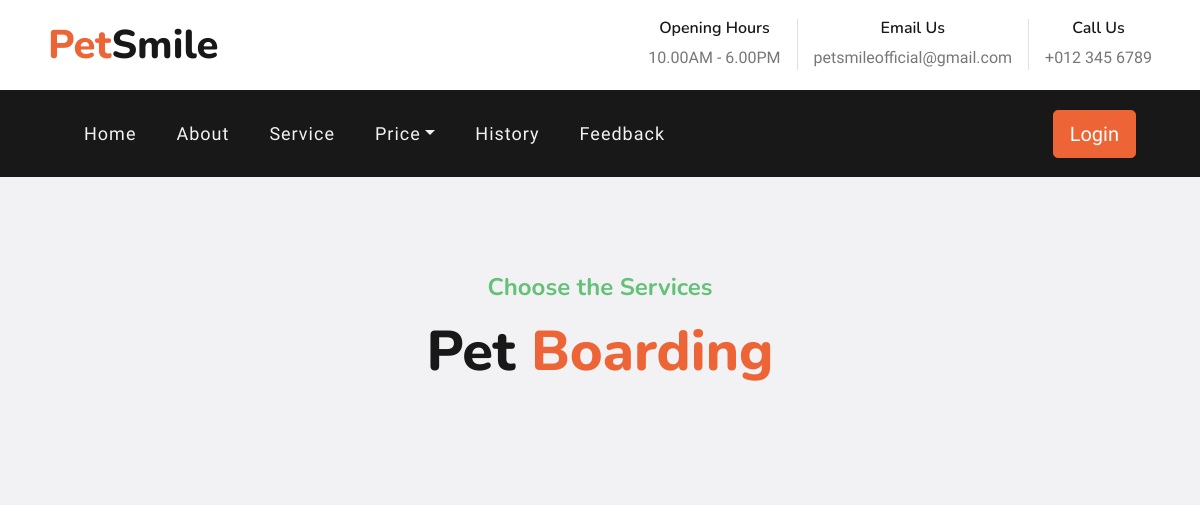
Before: /boarding.php with the older database file.
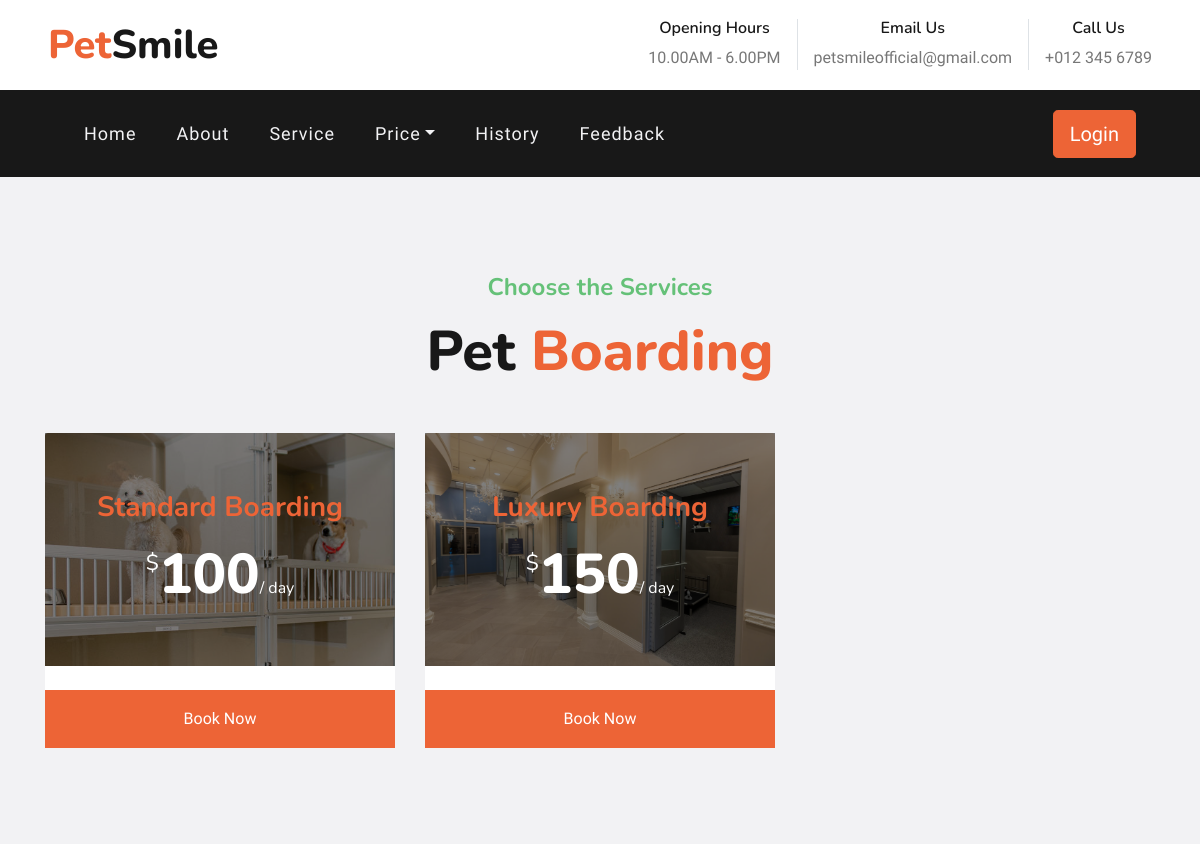
After: the same page with the newer database file.
### tables this page shows
CREATE TABLE `service` (
  `ID` int(11) NOT NULL,
  `Service_ID` varchar(20) NOT NULL,
  `Service_Type` varchar(20) NOT NULL,
  `Service_Name` varchar(20) NOT NULL,
  `Service_Desc` varchar(20) NOT NULL,
  `Price` varchar(20) NOT NULL,
  `Img` longtext NOT NULL
);

### boarding.php (the view, shortened to what this page needs)
<!DOCTYPE html>
<html lang="en">
<?php
include 'config.php';
include 'header.php';
$selectServicesQuery = "SELECT * FROM service WHERE Service_Type = 'Pet Boarding'";
$servicesResult = mysqli_query($con, $selectServicesQuery);
?>
    <div class="container-fluid bg-light pt-5 pb-4">
        <div class="container py-5">
            <div class="d-flex flex-column text-center mb-5">
                <h4 class="text-secondary mb-3">Choose the Services</h4>
                <h1 class="display-4 m-0">Pet <span class="text-primary">Boarding</span></h1>
            </div>
            <div class="row">
                <?php
                while ($row = mysqli_fetch_assoc($servicesResult)) {
                    $serviceID = $row['Service_ID'];
                    $serviceName = $row['Service_Name'];
                    $price = $row['Price'];
                    $imageFileName = $row['Img'];
                    echo '<div class="col-lg-4 mb-4">';
                    echo '<div class="card border-0">';
                    echo '<div class="card-header position-relative border-0 p-0 mb-4">';
                    echo "<img class='card-img-top' src='img/$imageFileName' alt='$serviceName'>";
                    echo '<div class="position-absolute d-flex flex-column align-items-center justify-content-center w-100 h-100" style="top: 0; left: 0; z-index: 1; background: rgba(0, 0, 0, .5);">';
                    echo "<h3 class='text-primary mb-3'>$serviceName</h3>";
                    echo "<h1 class='display-4 text-white mb-0'><small class='align-top' style='font-size: 22px; line-height: 45px;'>$</small>$price<small class='align-bottom' style='font-size: 16px; line-height: 40px;'>/ day</small></h1>";
                    echo '</div>';
                    echo '</div>';
                    echo '<div class="card-footer border-0 p-0">';
                    echo "<a href='booking.php?serviceID=$serviceID' class='btn btn-primary btn-block p-3' style='border-radius: 0;'>Book Now</a>";
                    echo '</div>';
                    echo '</div>';
                    echo '</div>';
                }
                ?>
            </div>
        </div>
    </div>
</html>

Changed rows visible on the page:
now on this page (row edited): service: Img (picture), Service_Name "Standard Boarding", Price "100"
now on this page (row edited): service: Img (picture), Service_Name "Luxury Boarding", Price "150"
